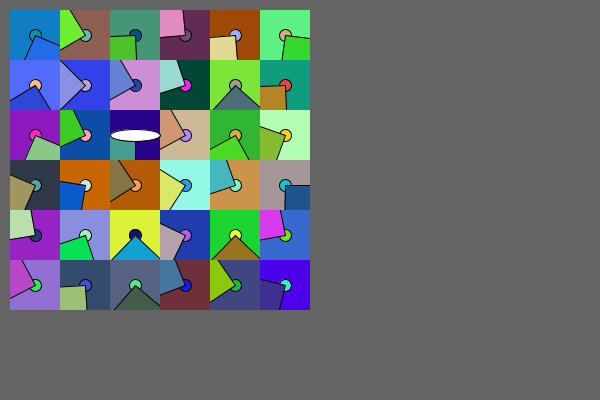
Frame 1 (no input)
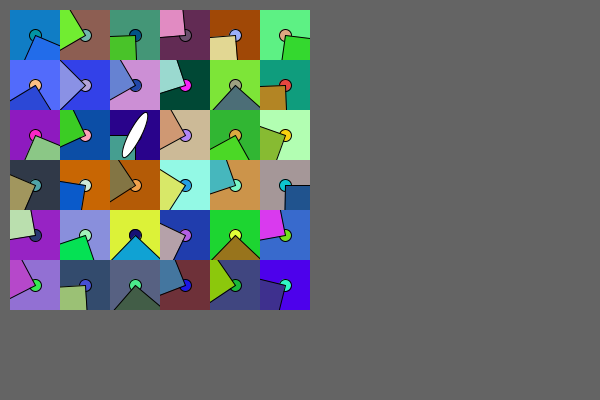
Frame 60 (the mouse pressed at the canvas centre just before this capture)
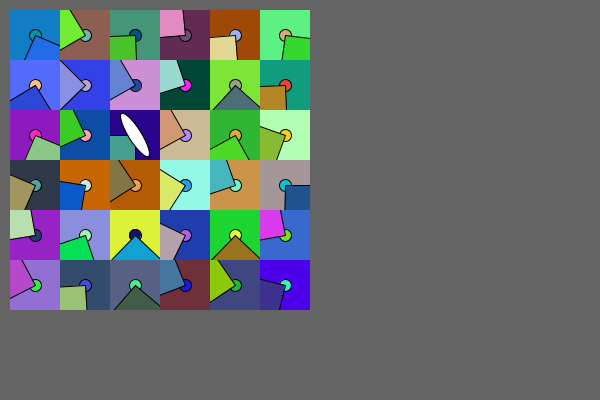
Frame 120 (the mouse held since frame 60 and released just before this capture)

The Processing sketch that drew these frames (run headless with seeded random() and noise(); from frame 60 on, the mouse is pressed at the canvas centre):

// Processing sketch: program_5
// ── program_5.pde
/*
Program 5 CMPS 5J:

This program generates a random quilt quilt on startup and every time a key is pressed. A random panel in the quilt
will have an animation within it.

The following objectives in the requirement and rubric were followed:

1. Three required, parameterized methods are used named drawQuilt(), drawRow() and drawPanel()
2. DrawPanel() is based upon the drawPanel() method provided by Charlie McDowell
3. DrawPanel() was modified to generate different panels as follows:
Large square and centered circle (small panel)
Large square and centered circle (large panel)
Large circle and centered square (small panel)    
Large circle and centered square (large panel)
Random colors in all the panel elements based on the seed.
4. Animated rotating ellipse was added to a random square in the quilt, satisfying the extra credit requirement.
5. Program draws a different quilt each time it starts, satisfying rubric.
6. The large and small sizes of the quilt are easy to change as demonstrated with each key press
7. For loops and if statements were used to achieve the requirements
8. None of the functions are larger than 25 lines, satisfying rubric     

*/

// variables
int panelWidth = 50;
int panelHeight = 50;
int smallPanelWidth = 50;
int smallPanelHeight = 50;
int largePanelWidth = 100;
int largePanelHeight = 100;
int startingX = 10;
int startingY = 10;
int endingX = 300;
int endingY = 300;
int r;
int columnsOfPanels;
int rowsOfPanels;
int animatedPanelColumn;
int animatedPanelRow;
int centerAnimatedPanelX;
int centerAnimatedPanelY;
int seed = (int)random(100000); // for the random number generator

// A simple setup method which only sets up the screen size
void setup() {
 size(600, 400);
}

// This method makes a call to drawQuilt() which draws and entire quilt.
// It then selects a random panel in the quilt and animates a rotating
// ellipse on the center coordinates of that panel

void draw() {

 background(100);  // draw background and clear everything
 randomSeed(seed); // generate random seed
 drawQuilt(startingX, startingY, endingX, endingY); // draw the quilt

 // selecting the random panel for a rotating an ellipse in it
 columnsOfPanels = (endingX-startingX)/panelWidth; // find out how many columns in the quilt
 rowsOfPanels = (endingY-startingY)/panelHeight; // find out how many rows in the quilt
 animatedPanelColumn = (int)random(0, columnsOfPanels); // pick a random column
 animatedPanelRow = (int)random(0, rowsOfPanels); // pick a random row
 centerAnimatedPanelX = startingX+(animatedPanelColumn*panelWidth)+(panelWidth/2); // find X of the center of the panel
 centerAnimatedPanelY = startingY+(animatedPanelRow*panelHeight)+(panelHeight/2); // find Y of the center of the panel

 // rotate an ellipse at the center of the random panel as calculated above
 translate(centerAnimatedPanelX, centerAnimatedPanelY);
 fill(255);
 rotate(radians(r));
 ellipse(0, 0, panelWidth, panelHeight/4);
 r+=2;
}

// randomizes the length and height of the quilt when a key is pressed
void keyPressed() {
 //picks a new seed for a new quilt
 seed = (int)random(100000);
 endingX = (int)random(200, 400);
 endingY = (int)random(200, 300);

 // changes the panel dimensions when the seed is even or odd
 // using IF STATEMENT
 if (seed % 2 == 0) {
   panelWidth = smallPanelWidth;
   panelHeight = smallPanelHeight;
 } else {
   panelWidth = largePanelWidth;
   panelHeight = largePanelHeight;
 }
}

// draws panels across the top row
void drawRow(int x1, int y1, int x2) {
 for (int i = x1; i <= x2; i+= panelWidth) {
   drawPanel(i, y1, panelWidth, panelHeight);
 }
}

// rows of panels are drawn until the quilt is complete
// using FOR-LOOP
void drawQuilt(int x1, int y1, int x2, int y2) {
 for (int i = y1; i <= y2; i+=panelHeight) {
   drawRow(x1, i, x2);
 }
}

// ORIGINAL DRAW PANEL PROVIDED BY PROFESSOR MCDOWELL
// Code added to achieve rubric and objectives of Program 5

void drawPanel(int x, int y, int w, int h) {
 // draw this panel in an off screen image so it gets automatically clipped to the edges of the panel
 // img is where we will draw - use same commands as before preceeded by "img."
 PGraphics img = createGraphics(w, h);
 img.beginDraw();
 img.background(random(255), random(255), random(255));
 img.fill(random(255), random(255), random(255));
 // if-statement will draw an ellipse at the center of each panel if the seed is an even number
 if (seed % 2 == 0) {
   img.ellipse(w/2, h/2, w/4, h/4);
 } else {
   img.rect(w/2, h/2, w/4, h/4);
 } 
 img.translate(w/2, h/2);
 img.rotate(random(PI));
 img.fill(random(255), random(255), random(255));

 // draw rectangle or circle based on seed being even or odd
 if (seed % 2 == 0) {
   img.rect(0, 0, w, h);
 } else {
   img.ellipse(-w/2, 0, w/2, h/2);
 }
 img.endDraw();
 image(img, x, y);
}
